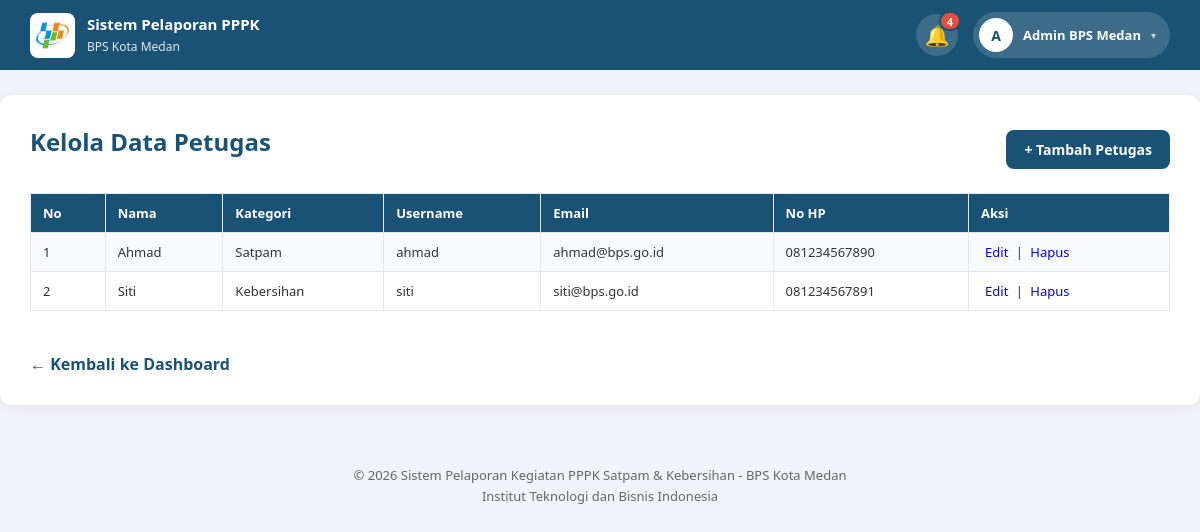
The app's page /admin/kelola_petugas.php (signed in) with its own data.
### tables this page shows
CREATE TABLE petugas (
    id_petugas INT(11) AUTO_INCREMENT PRIMARY KEY,
    nama VARCHAR(100) NOT NULL,
    kategori_tugas ENUM('satpam','kebersihan') NOT NULL,
    username VARCHAR(50) NOT NULL UNIQUE,
    password VARCHAR(255) NOT NULL,
    avatar VARCHAR(255) NULL,
    email VARCHAR(100),
    no_hp VARCHAR(20),
    created_at TIMESTAMP DEFAULT CURRENT_TIMESTAMP
);

### admin/kelola_petugas.php (the view, shortened to what this page needs)
<?php
include '../config/database.php';
$petugas = $pdo->query("SELECT * FROM petugas ORDER BY kategori_tugas, nama")->fetchAll();
?>
<!DOCTYPE html>
<html>
<head>
    <link rel="stylesheet" href="../assets/css/style.css">
</head>
<body>
<?php include '../includes/header.php'; ?>
<div class="container">
    <div class="page-header">
        <h2>Kelola Data Petugas</h2>
        <a href="tambah_petugas.php" class="btn-primary">+ Tambah Petugas</a>
    </div>
    <table>
        <tr><th>No</th><th>Nama</th><th>Kategori</th><th>Username</th><th>Email</th><th>No HP</th><th>Aksi</th></tr>
        <?php $no = 1; foreach ($petugas as $p): ?>
        <tr>
            <td><?= $no++ ?></td>
            <td><?= htmlspecialchars($p['nama']) ?></td>
            <td><?= ucfirst($p['kategori_tugas']) ?></td>
            <td><?= htmlspecialchars($p['username']) ?></td>
            <td><?= htmlspecialchars($p['email']) ?></td>
            <td><?= htmlspecialchars($p['no_hp']) ?></td>
            <td>
                <a href="edit_petugas.php?id=<?= $p['id_petugas'] ?>">Edit</a> |
                <a href="hapus_petugas.php?id=<?= $p['id_petugas'] ?>" onclick="return confirm('Yakin hapus?')">Hapus</a>
            </td>
        </tr>
        <?php endforeach; ?>
    </table>
    <br>
    <a href="dashboard.php" class="btn-back">← Kembali ke Dashboard</a>
</div>
<?php include '../includes/footer.php'; ?>
</body>
</html>

### assets/css/style.css (style rules this page uses)
* { margin: 0; padding: 0; box-sizing: border-box; font-family: 'Segoe UI', Tahoma, sans-serif; }
body { background: #f0f4f8; color: #333; }
.container { max-width: 1200px; margin: 25px auto; background: #fff; padding: 30px; border-radius: 12px; box-shadow: 0 2px 12px rgba(0,0,0,0.08); }
.container h2 { color: #1a5276; margin-bottom: 15px; }
.page-header { display: flex; justify-content: space-between; align-items: center; margin-bottom: 20px; flex-wrap: wrap; gap: 10px; }
.btn-primary { background: #1a5276; color: #fff; padding: 10px 18px; text-decoration: none; border-radius: 8px; border: none; cursor: pointer; font-size: 14px; font-weight: 600; display: inline-block; margin-left: 5px; }
.btn-back { display: inline-block; margin-top: 20px; color: #1a5276; text-decoration: none; font-weight: 600; }
table { width: 100%; border-collapse: collapse; margin-top: 15px; }
table th, table td { border: 1px solid #e1eaf2; padding: 10px 12px; text-align: left; font-size: 13px; }
table th { background: #1a5276; color: #fff; }
table tr:nth-child(even) { background: #f8fbfd; }
table td a { text-decoration: none; padding: 2px 4px; border-radius: 4px; transition: background 0.2s; }

### records on screen
petugas: nama "Ahmad", kategori_tugas "Satpam", username "ahmad", email "ahmad@bps.go.id", no_hp "081234567890"
petugas: nama "Siti", kategori_tugas "Kebersihan", username "siti", email "siti@bps.go.id", no_hp "081234567891"

### other values on screen
$jumlah_notif "4"
substr($_SESSION['nama'] ?? 'G', 0, 1) "A"
$_SESSION['nama'] "Admin BPS Medan"
